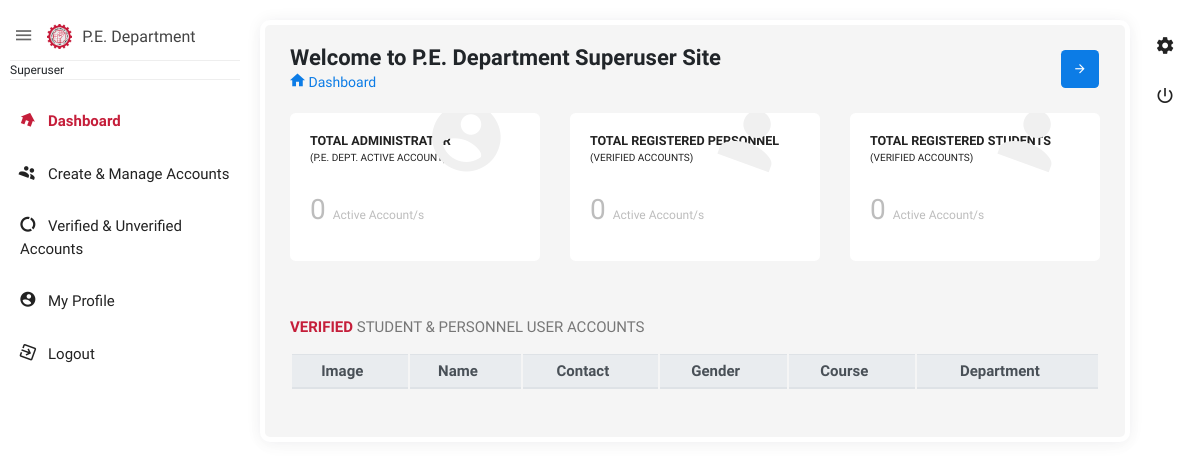
Page /admin/super_user/index.php on the earlier database version.
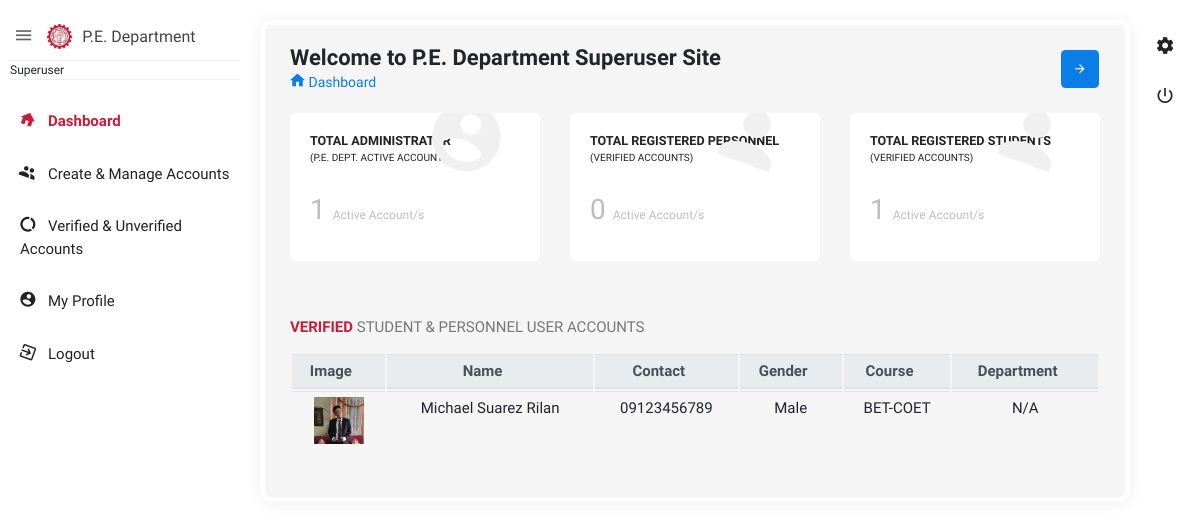
Same page on the later database version.
### tables this page shows
CREATE TABLE `registration` (
  `id` int(11) NOT NULL,
  `firstname` varchar(100) NOT NULL,
  `middlename` varchar(100) NOT NULL,
  `lastname` varchar(100) NOT NULL,
  `email` varchar(100) NOT NULL,
  `contact` varchar(100) NOT NULL,
  `gender` varchar(100) NOT NULL,
  `course` varchar(100) NOT NULL,
  `department` varchar(100) NOT NULL,
  `image` text NOT NULL,
  `password` varchar(100) NOT NULL,
  `qr` text NOT NULL,
  `users` varchar(100) NOT NULL,
  `otp` int(11) NOT NULL,
  `id_no` varchar(20) DEFAULT NULL,
  `qr_path` varchar(300) DEFAULT NULL,
  `status` varchar(100) NOT NULL
);

### admin/super_user/index.php (the view, shortened to what this page needs)
<?php
    include('connection.php');
?>
<!doctype html>
<html class="no-js " lang="en">
<head>
<link rel="stylesheet" href="assets/plugins/bootstrap/css/bootstrap.min.css">
<link rel="stylesheet" href="assets/plugins/fullcalendar/fullcalendar.min.css">
<link rel="stylesheet" href="assets/plugins/bootstrap-select/css/bootstrap-select.css" />
<link href="assets/plugins/bootstrap-material-datetimepicker/css/bootstrap-material-datetimepicker.css" rel="stylesheet" />
<link rel="stylesheet" href="assets/plugins/bootstrap-tagsinput/bootstrap-tagsinput.css">
<link href="assets/plugins/bootstrap-select/css/bootstrap-select.css" rel="stylesheet" />
<link rel="stylesheet" href="assets/plugins/jquery-datatable/dataTables.bootstrap4.min.css">
<link rel="stylesheet" href="assets/css/style.min.css">
<link rel="stylesheet" href="assets/plugins/sweetalert/sweetalert.css"/>
</head>
<body class="theme-blush">
<div class="navbar-right">
    <ul class="navbar-nav">
        <li><a href="javascript:void(0);" class="js-right-sidebar" title="Setting"><i class="zmdi zmdi-settings zmdi-hc-spin"></i></a></li>
        <li><a href="functions.php?logout" class="mega-menu" title="Sign Out"><i class="zmdi zmdi-power"></i></a></li>
    </ul>
</div>
<aside id="leftsidebar" class="sidebar">
    <div class="navbar-brand">
        <button class="btn-menu ls-toggle-btn" type="button"><i class="zmdi zmdi-menu"></i></button>
        <a href="index.php"><img src="assets/images/tuplogo.png" width="25" alt="Aero"><span class="m-l-10">P.E. Department</span></a>
    </div>
    <div class="menu">
        <ul class="list">
            <li>
                <div class="user-info">
                    <small>Superuser</small>
                </div>
            </li>
            <li class="active open"><a href="index.php"><i class="zmdi zmdi-home"></i><span>Dashboard</span></a></li>
            <li><a href="_createmanage.php"><i class="zmdi zmdi-accounts"></i><span>Create & Manage Accounts</span></a></li>
            <li><a href="_verifyunverify.php"><i class="zmdi zmdi-chart-donut"></i><span>Verified & Unverified Accounts</span></a></li>
            <li><a href="_profile.php"><i class="zmdi zmdi-account-circle"></i><span>My Profile</span></a></li>
            <li><a href="functions.php?logout"><i class="zmdi zmdi-sign-in"></i><span>Logout</span></a></li>
        </ul>
    </div>
</aside>
<section class="content">
    <div class="body_scroll">
        <div class="block-header">
            <div class="row">
                <div class="col-lg-7 col-md-6 col-sm-12">
                    <h2>Welcome to P.E. Department Superuser Site</h2>
                    <ul class="breadcrumb">
                        <li class="breadcrumb-item"><a href="index.php"><i class="zmdi zmdi-home"></i> Dashboard</a></li>
                    </ul>
                </div>
                <div class="col-lg-5 col-md-6 col-sm-12">
                    <button class="btn btn-primary btn-icon float-right right_icon_toggle_btn" type="button"><i class="zmdi zmdi-arrow-right"></i></button>
                </div>
            </div>
        </div>
        <div class="container-fluid">
            <div class="row clearfix">
                <div class="col-lg-4 col-md-6 col-sm-12">
                    <div class="card widget_2 big_icon zmdi-account-circle">
                        <div class="body">
                            <h6>Total Administrator <br><small>(P.E. Dept. Active Account)</small></h6>
                            <br>
                            <?php
                                $query = "SELECT * FROM admin WHERE status='Enabled'";
                                $result = mysqli_query($conn, $query);
                                $check_admin = mysqli_num_rows($result);
                            ?>
                            <h2><?php echo $check_admin; ?>  <small class="info">Active Account/s</small></h2>
                        </div>
                    </div>
                </div>
                <div class="col-lg-4 col-md-6 col-sm-12">
                    <div class="card widget_2 big_icon zmdi-account">
                        <div class="body">
                            <h6>Total Registered Personnel <br><small>(Verified Accounts)</small></h6>
                            <br>
                            <?php
                                $query = "SELECT * FROM registration WHERE users='Teacher' AND status='VERIFIED'";
                                $result = mysqli_query($conn, $query);
                                $check_personnel = mysqli_num_rows($result);
                            ?>
                            <h2><?php echo $check_personnel; ?>  <small class="info">Active Account/s</small></h2>
                        </div>
                    </div>
                </div>
                <div class="col-lg-4 col-md-6 col-sm-12">
                    <div class="card widget_2 big_icon zmdi-account">
                        <div class="body">
                            <h6>Total Registered Students <br><small>(Verified Accounts)</small></h6>
                            <br>
                            <?php
                                $query = "SELECT * FROM registration WHERE users='Student' AND status='VERIFIED'";
                                $result = mysqli_query($conn, $query);
                                $check_student = mysqli_num_rows($result);
                            ?>
                            <h2><?php echo $check_student ?> <small class="info">Active Account/s</small></h2>
                            </div>
                        </div>
                    </div>
                </div>
                <div class="row clearfix">
                    <div class="col-sm-12 col-md-12 col-lg-12">
                            <div class="card">
                                <div class="header">
                                    <h2><strong>Verified</strong> Student & Personnel User Accounts</h2>
                                </div>
                                <div class="table-responsive" style="text-align: center;">
                                <table class="table table-hover js-basic-example dataTable table-sm " id="table1">
                                    <thead class="thead-light">
                                        <tr>
                                            <th>Image</th>
                                            <th>Name</th>
                                            <th>Contact</th>
                                            <th>Gender</th>
                                            <th>Course</th>
                                            <th>Department</th>
                                        </tr>
                                    </thead>
                                    <tbody>
                                        <?php
                                            $query = "SELECT * FROM registration WHERE status='VERIFIED'";
                                            $result = mysqli_query($conn, $query);
                                            while ($row = mysqli_fetch_array($result)) {
                                        ?>
                                        <tr>
                                            <td><img src="../../<?php echo $row['image'] ?>" width="50px" alt=""></td>
                                            <td><?php echo $row['firstname'] ?> <?php echo $row['middlename'] ?> <?php echo $row['lastname'] ?></td>
                                            <td><?php echo $row['contact'] ?></td>
                                            <td><?php echo $row['gender'] ?></td>
                                            <td><?php echo $row['course'] ?></td>
                                            <td><?php echo $row['department'] ?></td>
                                        </tr>
                                        <?php } ?>
                                    </tbody>
                                </table>
                            </div>
                        </div>
                    </div>
                </div>
            </div>
        </div>
</section>
</body>
</html>

Differences in the rows shown:
added registration: image (picture), firstname "Michael", middlename "Suarez", lastname "Rilan", contact "09123456789", gender "Male", course "BET-COET", department "N/A"
Other differences:
$check_admin: "0" → "1"
$check_student: "0" → "1"
